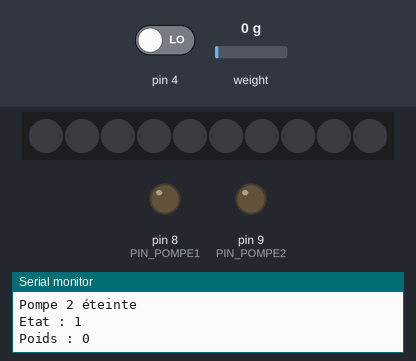
A program run on a simulated Arduino Uno, built with avr-gcc and run on an emulated ATmega328P. Parts: 10 RGB LEDs in strip order, left to right, output pins drawn as LEDs (lit = HIGH), the last lines printed to the serial monitor. The inputs (shaded band) are chosen by the test bench; at power-on: pin 4 LOW, weight on the scale 0 g.

Above: at 11.2 s.
11.3 s: pin 4 driven HIGH
At 12.6 s:
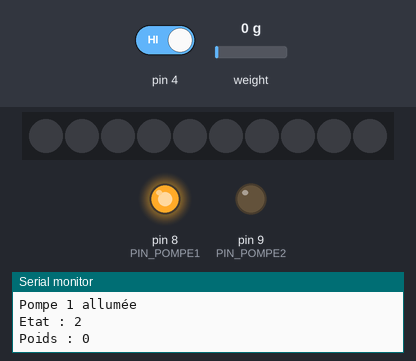
Timing chart, 0 to 14.3 s (numbered marks = the images above; inputs shaded):
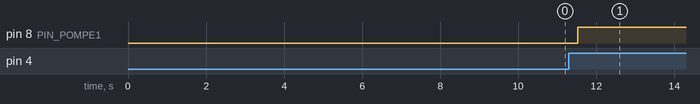

The program:

main.cpp
```cpp
#include <Arduino.h>
#include <HX711.h>
#include <Adafruit_NeoPixel.h>
#include <fonctiondantoinelapute.h>
/*
#define PIN_POMPE1 8
#define PIN_POMPE2 9
#define PIN_POTENTIOMETRE 1//A1
#define PIN_BP1 0x10
#define PIN_POIDS 2
#define PIN_LEDS 6
#define NUMPIXELS 10
*/
long g_int_poids;
int g_int_dose_liq1 = 400;
int g_int_dose_liq2 = 200;
int g_int_tare = 50;
bool g_bool_BP;
bool g_bool_etatPompe1;
bool g_bool_etatPompe2;
const int LOADCELL_DOUT_PIN = 3; // Pin de données du capteur HX711
const int LOADCELL_SCK_PIN = 2;  // Pin d'horloge du capteur HX711
const int WEIGHT_THRESHOLD = 1000; // Seuil de poids en grammes
const int Calibration_Weight = 1000;


HX711 scale;


void weightInterrupt() {
    long weight = scale.get_units(10); // Lire le poids (moyenne sur 10 lectures pour la stabilité)
    g_int_poids = weight;
    if (weight > WEIGHT_THRESHOLD) {
        Serial.print("Poids detecte : ");
        Serial.print(weight);
        Serial.println(" grammes - Poids superieur a 1500 grammes!");

        // Ajoutez ici le code à exécuter lorsque le poids dépasse 200 grammes
    }

}


typedef enum {READY,ATT_BP,SERVICE1,SERVICE2,FIN} TEtat;


TEtat g_etat = READY;


void setup() {
    Serial.begin(9600);
    DDRB = 0x00;
    DDRC = 0x00;
     DDRD = 0x00;
    pinMode(PIN_POMPE1, OUTPUT);
    pinMode(PIN_POMPE2, OUTPUT);
    strip.begin();
    scale.begin(LOADCELL_DOUT_PIN, LOADCELL_SCK_PIN);
    scale.set_scale();
    scale.tare();
    Serial.println("Calibration");
    Serial.println("Put a known weight on the scale");
    delay(5000);
    float x = scale.get_units(10);
    Serial.println(x);
    x = x / Calibration_Weight;
    scale.set_scale(x);
    Serial.println("Calibration finished...");
    delay(3000);
    attachInterrupt(digitalPinToInterrupt(LOADCELL_DOUT_PIN), weightInterrupt, FALLING);
}


void loop() {
//VARIABLES LOCALES
  int l_int_numLeds;


  //LECTURE ENTREES

  //Etat du bouton cablé sur PORT Dx = PDx
  g_bool_BP = !((PIND & PIN_BP1) == PIN_BP1);

  //debug poids
  //g_int_poids = analogRead(PIN_POTENTIOMETRE);


  //MAJ ETAT
  switch(g_etat){
    case READY :
      if(g_bool_BP==true){
        g_etat = ATT_BP;
      }
      break;
    case ATT_BP :
      if(g_bool_BP==false){
        g_etat = SERVICE1;
      }
      break;
    case SERVICE1 :
      if(g_int_poids >= g_int_tare + g_int_dose_liq1){
        g_etat = SERVICE2;
      }
      break;
    case SERVICE2 :
      if(g_int_poids >= g_int_tare + g_int_dose_liq1 + g_int_dose_liq2){
        g_etat = FIN;
      }
      break;
    case FIN :
      if(g_int_poids<g_int_tare){
        g_etat = READY;
      }
  }


  //MAJ SORTIES
  switch(g_etat){
    case READY :
      g_bool_etatPompe1 = false;
      g_bool_etatPompe2 = false;
      allumeLedsBleu();
      break;

    case ATT_BP :
      eteintLeds();
      break;

    case SERVICE1 :
      //LED MAPS
      l_int_numLeds = map(g_int_poids, g_int_tare, g_int_tare + g_int_dose_liq1 + g_int_dose_liq2, 0, NUMPIXELS);
      //Serial.print("Num leds : ");
      //Serial.println(l_int_numLeds);

      allumeLedsLiq(l_int_numLeds);
      g_bool_etatPompe1 = true;
      //allumePompe1();

      g_bool_etatPompe2 = false;
      //eteintPompe2();

      break;

    case SERVICE2 :
      //LED MAPS
      l_int_numLeds = map(g_int_poids, g_int_tare, g_int_tare + g_int_dose_liq1 + g_int_dose_liq2, 0, NUMPIXELS);
      allumeLedsLiq(l_int_numLeds);

      g_bool_etatPompe1 = false;
      //eteintPompe1();

      g_bool_etatPompe2 = true;
      //allumePompe2();
      break;

    case FIN :
      g_bool_etatPompe1 = false;
      //eteintPompe1();

      g_bool_etatPompe2 = false;
      //eteintPompe2();

      allumeLedsVert();
      break;

    default :
      break;
  }

  if(g_bool_etatPompe1==false){
    eteintPompe1();
  }
  if(g_bool_etatPompe2==false){
    eteintPompe2();
  }
  if(g_bool_etatPompe1==true){
    allumePompe1();
  }
  if(g_bool_etatPompe2==true){
    allumePompe2();
  }

//DEBUG
  Serial.print("Etat : ");
  Serial.println(g_etat);
  Serial.print("Poids : ");
  Serial.println(g_int_poids);
  delay(500);
}
```

fonctiondantoinelapute.h
```cpp
#include <Arduino.h>
#include <Adafruit_NeoPixel.h>


#define PIN_POMPE1 8
#define PIN_POMPE2 9
#define PIN_POTENTIOMETRE 1//A1
#define PIN_BP1 0x10
#define PIN_POIDS 2
#define PIN_LEDS 6
#define NUMPIXELS 10

Adafruit_NeoPixel strip(NUMPIXELS, PIN_LEDS, NEO_GRB + NEO_KHZ800);

void allumeLedsVert(){
  for (int iBcl=0;iBcl<NUMPIXELS;iBcl++){
      strip.setPixelColor(iBcl, strip.Color(0, 150, 0));
      strip.show();
    }
}

void allumeLedsBleu(){
  for (int iBcl=0;iBcl<NUMPIXELS;iBcl++){
      strip.setPixelColor(iBcl, strip.Color(0, 20, 150));
      strip.show();
    }
}

void allumeLedsLiq(int x_int_numLeds){
  for (int iBcl=0;iBcl<x_int_numLeds;iBcl++){
      strip.setPixelColor(iBcl, strip.Color(150, 0, 150));
      strip.show();
    }
}

void eteintLeds(){
  for (int iBcl=0;iBcl<NUMPIXELS;iBcl++){
      strip.setPixelColor(iBcl, strip.Color(0, 0, 0));
      strip.show();
    }
}

void allumePompe1(){
  digitalWrite(PIN_POMPE1, HIGH);
  Serial.println("Pompe 1 allumée");
}

void allumePompe2(){
  digitalWrite(PIN_POMPE2, HIGH);
  Serial.println("Pompe 2 allumée");
}

void eteintPompe1(){
  digitalWrite(PIN_POMPE1, LOW);
  Serial.println("Pompe 1 éteinte");
}

void eteintPompe2(){
  digitalWrite(PIN_POMPE2, LOW);
  Serial.println("Pompe 2 éteinte");
}
```

Measured:
- after the input at 11.3 s, pin 8 (PIN_POMPE1): LOW → HIGH after 0.22 s
